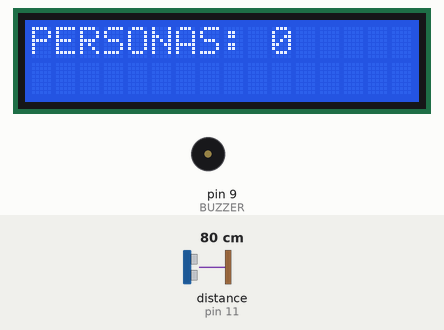
The sketch below on a simulated Arduino Uno, built with avr-gcc and run on an emulated ATmega328P. On the bench: 16×2 character LCD, buzzer (waves = sounding). Wiring (inferred from the names in the program): ultrasonic range finder: trigger pin 10; echo pin 11. The inputs (shaded band) are chosen by the test bench; at power-on: distance to the obstacle (sensor on pin 11) 80 cm. The echo pulse lasts 58.3 µs per cm; what the sketch prints to the serial monitor is not drawn.

Above: at 1.2 s.
1.3 s: distance to the obstacle (sensor on pin 11) set to 9 cm
At 1.92 s:
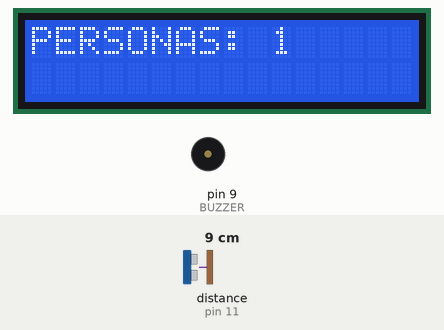
3.5 s: distance to the obstacle (sensor on pin 11) set to 18 cm
5.0 s: distance to the obstacle (sensor on pin 11) set to 7 cm
At 5.54 s:
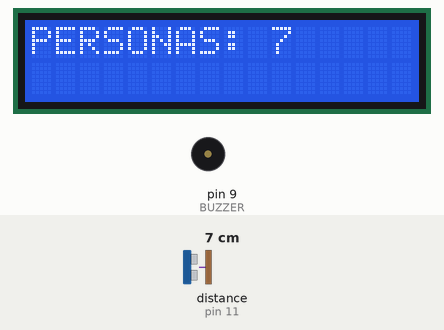
7.2 s: distance to the obstacle (sensor on pin 11) set to 5 cm
9.0 s: distance to the obstacle (sensor on pin 11) set to 35 cm
12.0 s: distance to the obstacle (sensor on pin 11) set to 13 cm
13.5 s: distance to the obstacle (sensor on pin 11) set to 10 cm
At 15.0 s:
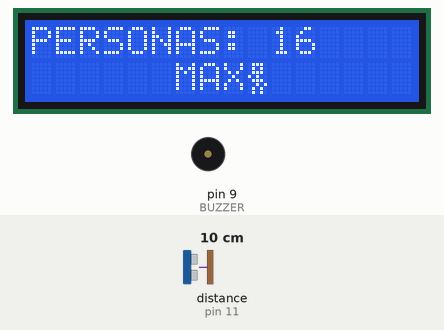
At 15.5 s:
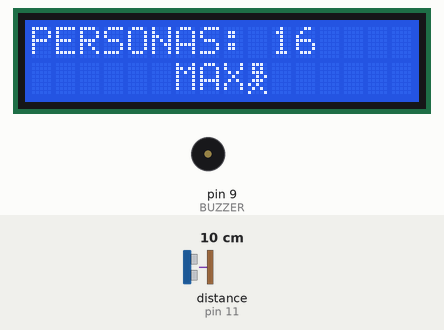
Timing chart, 0 to 17.5 s (numbered marks = the images above; inputs shaded):
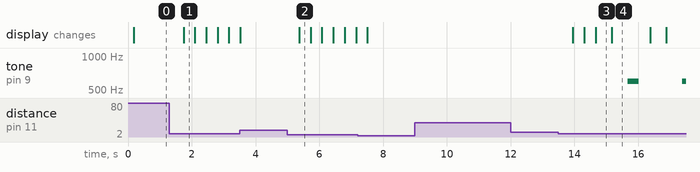

The sketch:

Practica_6_part2.ino
```cpp
/*
  Fundación Kinal
  Centro Educativo Técnico Labral Kinal
  Electrónica
  Grado: Quinto
  Sección: A
  Curso: Taller de Electrónica Digital y Reparación de Computadoras I
  Nombre: Juan David Tejada Peñuela
  Carné: 2022454
*/

#include <LiquidCrystal.h>

#define RS  2
#define Enable 3
#define D4 4
#define D5 5
#define D6 6
#define D7 7
#define BUZZER 9
#define ECHO  11
#define TRIG 10
long DURACION;
long DISTANCIA;
int i = 0;

LiquidCrystal LCD_David(RS, Enable, D4, D5, D6, D7);

void ConfigPinesInput(void);
void ConfigPinesOutput(void);
void medicion(void);
int contador(void);
int maximo(void);
int conteo_personas(void);

byte Animacion_1[] = {
  B01110,
  B01010,
  B01110,
  B10100,
  B01110,
  B00101,
  B01010,
  B01010
};
byte Animacion_2[] = {
  B01110,
  B01010,
  B01110,
  B00101,
  B01110,
  B10100,
  B01010,
  B10001
};


void setup() {
  Serial.begin(9600);
  LCD_David.begin(16,2);
  ConfigPinesInput();
  ConfigPinesOutput();
  LCD_David.createChar(1,Animacion_1);
  LCD_David.createChar(2,Animacion_2);

}

void loop() {
medicion();
contador();
conteo_personas();
maximo();

}
void ConfigPinesInput() {
pinMode(ECHO,INPUT);
}
void ConfigPinesOutput() {
pinMode(TRIG,OUTPUT);
pinMode(BUZZER,OUTPUT);

}

void medicion() {
  digitalWrite(TRIG, HIGH);
  delay(1);
  digitalWrite(TRIG, LOW);
  DURACION = pulseIn(ECHO, HIGH);
  DISTANCIA = DURACION / 58;
Serial.println(DISTANCIA);
delay(100);
}

int contador(){
  if (DISTANCIA >= 6 && DISTANCIA <= 10) {
    if(i < 16){
    i = i + 1;
    }
    delay(250);
    Serial.println(i);
  }
  return i;
}
int maximo(){
  if (i >= 16) {
  LCD_David.setCursor(6,1);
  LCD_David.print("MAX");
  LCD_David.setCursor(9,1);
  LCD_David.write(1);
  delay(500);
  LCD_David.setCursor(9,1);
  LCD_David.write(2);
  delay(500);
  tone(BUZZER, 600);
  delay(350);
  noTone(BUZZER);
  LCD_David.setCursor(6,1);
  LCD_David.print("MAX");
  }
}

int conteo_personas(){
LCD_David.clear();
LCD_David.setCursor(0,0);
LCD_David.print("PERSONAS:");
LCD_David.setCursor(10,0);
LCD_David.print(i);
}
```

Measured:
- after the input at 1.3 s, the display: changes after 0.44 s (image 1)
- after the input at 5.0 s, the display: changes after 0.37 s (image 2)
- after the input at 9.0 s, every drawn part: stays the same
- after the input at 12.0 s, every drawn part: stays the same
- after the input at 13.5 s, tone on pin 9 (BUZZER): silent → 600 Hz after 2.2 s, → silent 0.35 s later, → 600 Hz 1.4 s later; the display: first changes after 0.46 s (image 3 shows a later state)
- what the display in image 3 shows lasts 0.5 s, from 14.7 s to 15.2 s
